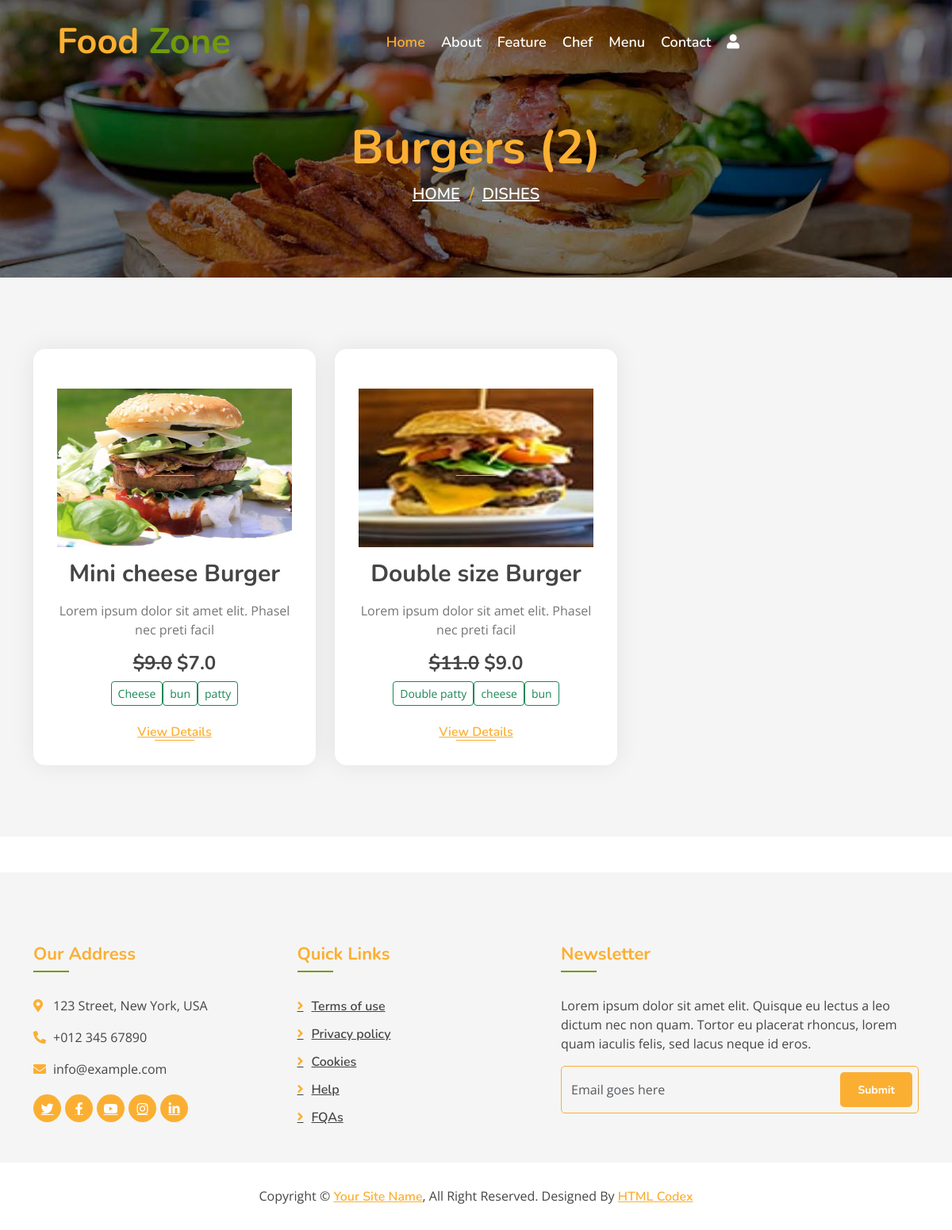
/dishes/?q=1, run on the app's committed database.
### foodapp/models.py (models this page shows, shortened)
class Category(models.Model):
    name = models.CharField(max_length=100, unique=True)
    image = models.ImageField(upload_to="categories/%Y/%m/%d")
    icon = models.CharField(max_length=50, blank=True)
    description = models.TextField()
    added_on = models.DateTimeField(auto_now_add=True, null=True, blank=True)
    updated_on = models.DateTimeField(auto_now=True, null=True, blank=True)
    class Meta:
        verbose_name_plural = 'Category Table'

class Dish(models.Model):
    name = models.CharField(max_length=200, unique=True)
    image = models.ImageField(upload_to='dishes/%Y/%m/%d')
    ingredients = models.TextField()
    details = models.TextField(blank=True)
    category = models.ForeignKey(Category, on_delete=models.CASCADE)
    price = models.FloatField()
    discounted_price = models.FloatField(blank=True, null=True)
    is_available = models.BooleanField(default=True)
    added_on = models.DateTimeField(auto_now_add=True, null=True, blank=True)
    updated_on = models.DateTimeField(auto_now=True, null=True, blank=True)
    class Meta:
        verbose_name_plural = 'Dish Table'

### foodapp/views.py (the view, shortened to what this page needs)
# urls.py: path('dishes/',views.all_dishes,name="all_dishes"),
def all_dishes(request):
    context={}
    dishes = Dish.objects.all()
    if "q" in request.GET:
        id = request.GET.get("q")
        dishes = Dish.objects.filter(category__id=id)
        context['dish_category'] = Category.objects.get(id=id).name
    context['dishes'] = dishes
    return render(request,'all_dishes.html', context)

### template/all_dishes.html (shortened to what this page needs)
{% extends "base.html" %}
{% block content %}
<div class="page-header mb-0">
    <div class="container">
        <div class="row">
            <div class="col-12">
                <h2>{% if dish_category %} {{dish_category}} {% else %}Dishes {% endif %}({{dishes|length}})</h2>
            </div>
            <div class="col-12">
                <a href="/">Home</a>
                <a href="/dishes">Dishes</a>
            </div>
        </div>
    </div>
</div>
<div class="food mt-0">
    <div class="container">
        <div class="row align-items-center">
        {% for i in dishes %}
            <div class="col-md-4">
                {% if i.is_available %}
                <div class="food-item">
                {% else %}
                <div class="food-item" style="background-color: lightgray;">
                {% endif %}
                    <a href="{{ i.image.url }}" target="_blank"><img src="{{ i.image.url }}" style="height: 200px;width: 100%;" alt="{{ i.name }}"></a>
                    <h2 class="my-3">{{i.name}}</h2>
                    <p>
                        {{i.details}}
                    </p>
                    <h4 class="menu-text" style="font-weight: normal;">
                        {% if i.price != i.discounted_price %}
                            <strong><del>&dollar;{{i.price}}</del></strong>
                        {% endif %}
                            <strong>&dollar;{{i.discounted_price}}</strong>
                    </h4>
                    <p>
                    {% if i.is_available %}
                    </p>
                    <a href="{% url 'dish' id=i.id %}">View Details</a>
                    {% else %}
                        <p class="text-danger">Not Available for delivery!</p>
                    {% endif %}
                </div>
            </div>
        {% endfor %}
        </div>
    </div>
</div>
{% endblock %}

### template/base.html (shortened to what this page needs)
<!DOCTYPE html>
{% load static %}
<html lang="en">
    <head>
        <link href="https://cdn.jsdelivr.net/npm/bootstrap@5.3.7/dist/css/bootstrap.min.css" rel="stylesheet">
        <link href="https://cdnjs.cloudflare.com/ajax/libs/font-awesome/5.10.0/css/all.min.css" rel="stylesheet">
        <link href="/static/lib/animate/animate.min.css" rel="stylesheet">
        <link href="/static/lib/owlcarousel/assets/owl.carousel.min.css" rel="stylesheet">
        <link href="/static/lib/flaticon/font/flaticon.css" rel="stylesheet">
        <link href="/static/lib/tempusdominus/css/tempusdominus-bootstrap-4.min.css" rel="stylesheet" />
        <link href="/static/css/style.css" rel="stylesheet">
    </head>
    <body>
        <div class="navbar navbar-expand-lg bg-light navbar-light">
            <div class="container-fluid">
                <a href={% url 'index' %} class="navbar-brand">Food <span>Zone</span></a>
                <div class="collapse navbar-collapse justify-content-between" id="navbarCollapse">
                    <div class="navbar-nav mx-auto">
                        <a href={% url 'index' %} class="nav-item nav-link active">Home</a>
                        <a href="{% url 'about' %}" class="nav-item nav-link">About</a>
                        <a href="{% url 'feature' %}" class="nav-item nav-link">Feature</a>
                        <a href="{% url 'team' %}" class="nav-item nav-link">Chef</a>
                        <a href="{% url 'all_dishes' %}" class="nav-item nav-link">Menu</a>
                        <a href="{% url 'contact' %}" class="nav-item nav-link">Contact</a>
                        {% if user.is_authenticated %}
                        <div class="nav-item dropdown">
                            <a href="#" class="nav-link dropdown-toggle" data-toggle="dropdown"><i class="fas fa-user"></i></a>
                            <div class="dropdown-menu">
                            {% if user.is_superuser or user.is_staff %}
                                <a href="{% url 'admin:index' %}" class="dropdown-item">Dashboard</a>
                            {% else %}
                                <a href="{% url 'dashboard' %}" class="dropdown-item">Dashboard</a>
                                <a href="blog.html" class="dropdown-item">Blog Grid</a>
                                <a href="single.html" class="dropdown-item">Blog Detail</a>
                            {% endif %}
                                <a href="{% url 'logout' %}" class="dropdown-item">Logout</a>
                            </div>
                        </div>
                        {% else %}
                        <a href="{% url 'register' %}" class="nav-link" ><i class="fas fa-user"></i></a>
                        {% endif %}
                    </div>
                </div>
            </div>
        </div>
        {% block content %}
        {% endblock content %}
        <div class="footer">
            <div class="container">
                <div class="row">
                    <div class="col-lg-7">
                        <div class="row">
                            <div class="col-md-6">
                                <div class="footer-contact">
                                    <h2>Our Address</h2>
                                    <p><i class="fa fa-map-marker-alt"></i>123 Street, New York, USA</p>
                                    <p><i class="fa fa-phone-alt"></i>+012 345 67890</p>
                                    <p><i class="fa fa-envelope"></i>info@example.com</p>
                                    <div class="footer-social">
                                        <a href=""><i class="fab fa-twitter"></i></a>
                                        <a href=""><i class="fab fa-facebook-f"></i></a>
                                        <a href=""><i class="fab fa-youtube"></i></a>
                                        <a href=""><i class="fab fa-instagram"></i></a>
                                        <a href=""><i class="fab fa-linkedin-in"></i></a>
                                    </div>
                                </div>
                            </div>
                            <div class="col-md-6">
                                <div class="footer-link">
                                    <h2>Quick Links</h2>
                                    <a href="">Terms of use</a>
                                    <a href="">Privacy policy</a>
                                    <a href="">Cookies</a>
                                    <a href="">Help</a>
                                    <a href="">FQAs</a>
                                </div>
                            </div>
                        </div>
                    </div>
                    <div class="col-lg-5">
                        <div class="footer-newsletter">
                            <h2>Newsletter</h2>
                            <p>
                                Lorem ipsum dolor sit amet elit. Quisque eu lectus a leo dictum nec non quam. Tortor eu placerat rhoncus, lorem quam iaculis felis, sed lacus neque id eros.
                            </p>
                            <div class="form">
                                <input class="form-control" placeholder="Email goes here">
                                <button class="btn custom-btn">Submit</button>
                            </div>
                        </div>
                    </div>
                </div>
            </div>
            <div class="copyright">
                <div class="container">
                    <p>Copyright &copy; <a href="#">Your Site Name</a>, All Right Reserved.</p>
                    <p>Designed By <a href="https://htmlcodex.com">HTML Codex</a></p>
                </div>
            </div>
        </div>
    </body>
</html>

### data on the page
Category: name "Burgers"
Dish: image (picture), name "Mini cheese Burger", details "Lorem ipsum dolor sit amet elit. Phasel nec preti facil", price "9.0", discounted_price "7.0", is_available "View Details"
Dish: image (picture), name "Double size Burger", details "Lorem ipsum dolor sit amet elit. Phasel nec preti facil", price "11.0", discounted_price "9.0", is_available "View Details"

### other printed values
{{ dishes|length }} "2"
